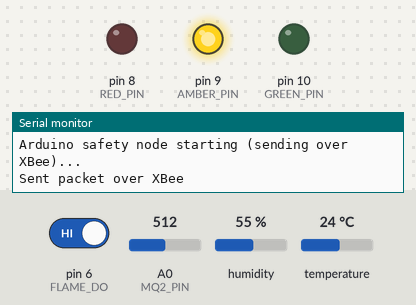
This sketch was run on a simulated Arduino Uno, built with avr-gcc and run on an emulated ATmega328P. Shown: output pins drawn as LEDs (lit = HIGH), the last lines printed to the serial monitor. The test bench sets the inputs (shaded band); at power-on: A0 (MQ2_PIN) = 512, pin 6 (FLAME_DO) HIGH, humidity 55 %, temperature 24 °C.

Above: at 1.2 s.
1.3 s: A0 (MQ2_PIN) set to 538
At 1.8 s:
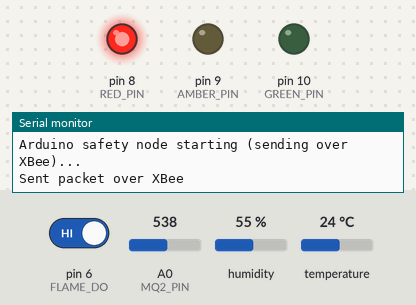
2.9 s: A0 (MQ2_PIN) set to 495
4.4 s: A0 (MQ2_PIN) set to 462
At 5.6 s:
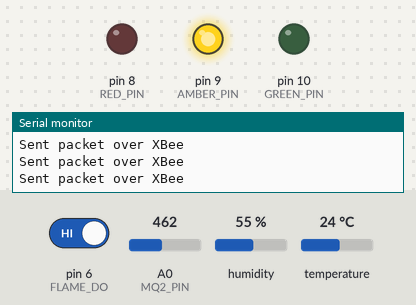
5.9 s: A0 (MQ2_PIN) set to 338
7.4 s: A0 (MQ2_PIN) set to 316
At 7.8 s:
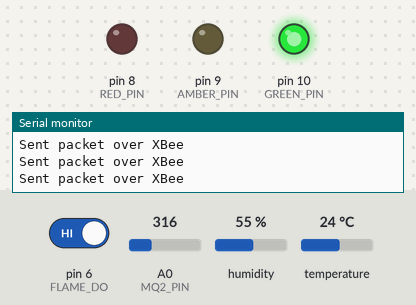
8.9 s: A0 (MQ2_PIN) set to 510
At 10.0 s:
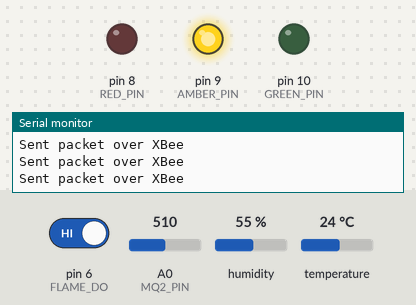
Timing chart, 0 to 11.4 s (numbered marks = the images above; inputs shaded):
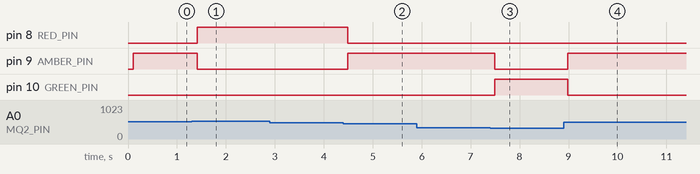

Measured:
- the behaviour switches between 520 and 521 on A0 (MQ2_PIN) (found by bisection; images 0 and 1)
- the behaviour switches between 480 and 479 on A0 (MQ2_PIN) (found by bisection; images 1 and 2)
- the behaviour switches between 330 and 329 on A0 (MQ2_PIN) (found by bisection; images 2 and 3)
- after the input at 1.3 s, pin 8 (RED_PIN): LOW → HIGH after 0.12 s; pin 9 (AMBER_PIN): HIGH → LOW after 0.12 s
- after the input at 4.4 s, pin 8 (RED_PIN): HIGH → LOW after 0.09 s; pin 9 (AMBER_PIN): LOW → HIGH after 0.09 s
- after the input at 7.4 s, pin 9 (AMBER_PIN): HIGH → LOW after 0.09 s; pin 10 (GREEN_PIN): LOW → HIGH after 0.09 s
- after the input at 8.9 s, pin 9 (AMBER_PIN): LOW → HIGH after 0.09 s; pin 10 (GREEN_PIN): HIGH → LOW after 0.09 s

The sketch:

arduinoSensorOutput.ino
```cpp
#include <DHT.h>
#include <SoftwareSerial.h>


SoftwareSerial XBee(2, 3); // RX, TX

// ---------- MQ-2 ----------
const int MQ2_PIN = A0;

// ---------- Traffic Light ----------
const int RED_PIN   = 8;
const int AMBER_PIN = 9;
const int GREEN_PIN = 10;

// Gas thresholds
int WARN_THRESHOLD   = 350;
int DANGER_THRESHOLD = 500;
const int HYST = 20;
const int SMOOTH_SAMPLES = 20;

enum GasState { SAFE, WARN, DANGER };
GasState gasState = SAFE;

// ---------- DHT ----------
#define DHTPIN 4
#define DHTTYPE DHT11
DHT dht(DHTPIN, DHTTYPE);

// ---------- Flame ----------
const int FLAME_DO = 6; // DO pin
bool flameDetected() { return digitalRead(FLAME_DO) == LOW; }

// ---------- Timing ----------
unsigned long lastSendMs = 0;
const unsigned long SEND_EVERY_MS = 1000;

// ---------- Helpers ----------
int readSmoothedMQ2() {
  long sum = 0;
  for (int i = 0; i < SMOOTH_SAMPLES; i++) {
    sum += analogRead(MQ2_PIN);
    delay(5);
  }
  return (int)(sum / SMOOTH_SAMPLES);
}

void setLights(bool r, bool y, bool g) {
  digitalWrite(RED_PIN, r ? HIGH : LOW);
  digitalWrite(AMBER_PIN, y ? HIGH : LOW);
  digitalWrite(GREEN_PIN, g ? HIGH : LOW);
}

const char* gasStateStr(GasState s) {
  switch (s) {
    case SAFE: return "SAFE";
    case WARN: return "WARN";
    default:   return "DANGER";
  }
}

const char* lightStr(bool flame, GasState gs) {
  if (flame || gs == DANGER) return "RED";
  if (gs == WARN) return "AMBER";
  return "GREEN";
}

void setup() {
  pinMode(RED_PIN, OUTPUT);
  pinMode(AMBER_PIN, OUTPUT);
  pinMode(GREEN_PIN, OUTPUT);

  pinMode(FLAME_DO, INPUT);

  Serial.begin(9600);   // USB debug
  XBee.begin(9600);     // XBee link

  dht.begin();

  Serial.println("Arduino safety node starting (sending over XBee)...");
}

void loop() {
  int mq2 = readSmoothedMQ2();
  bool flame = flameDetected();

  // Gas state machine
  switch (gasState) {
    case SAFE:
      if (mq2 > WARN_THRESHOLD + HYST) gasState = WARN;
      break;
    case WARN:
      if (mq2 > DANGER_THRESHOLD + HYST) gasState = DANGER;
      else if (mq2 < WARN_THRESHOLD - HYST) gasState = SAFE;
      break;
    case DANGER:
      if (mq2 < DANGER_THRESHOLD - HYST) gasState = WARN;
      break;
  }

  // Traffic light output
  if (flame || gasState == DANGER) setLights(true, false, false);
  else if (gasState == WARN)       setLights(false, true, false);
  else                             setLights(false, false, true);

  // Send packet once per second
  unsigned long now = millis();
  if (now - lastSendMs >= SEND_EVERY_MS) {
    lastSendMs = now;

    float t = dht.readTemperature();
    bool tempValid = !(isnan(t) || t < -40 || t > 80);

    // Packet format
    XBee.print("S,ms=");
    XBee.print(now);

    XBee.print(",tempC=");
    if (tempValid) XBee.print(t, 1);
    else XBee.print("NA");

    XBee.print(",mq2=");
    XBee.print(mq2);

    XBee.print(",gas=");
    XBee.print(gasStateStr(gasState));

    XBee.print(",flame=");
    XBee.print(flame ? 1 : 0);

    XBee.print(",light=");
    XBee.print(lightStr(flame, gasState));

    XBee.print("\r\n");

    // Optional USB debug
    Serial.println("Sent packet over XBee");
  }
}
```
